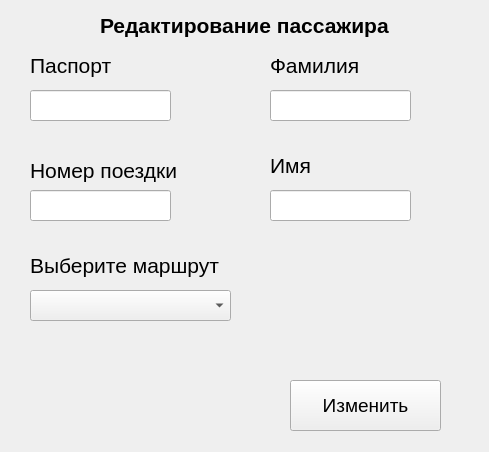
<?xml version="1.0" encoding="UTF-8"?>
<ui version="4.0">
 <class>EditPass</class>
 <widget class="QWidget" name="EditPass">
  <property name="geometry">
   <rect>
    <x>0</x>
    <y>0</y>
    <width>489</width>
    <height>452</height>
   </rect>
  </property>
  <property name="windowTitle">
   <string>Редактирование пассажира</string>
  </property>
  <widget class="QLabel" name="label">
   <property name="geometry">
    <rect>
     <x>100</x>
     <y>10</y>
     <width>321</width>
     <height>31</height>
    </rect>
   </property>
   <property name="font">
    <font>
     <pointsize>16</pointsize>
     <weight>75</weight>
     <bold>true</bold>
    </font>
   </property>
   <property name="text">
    <string>Редактирование пассажира</string>
   </property>
  </widget>
  <widget class="QLabel" name="label_2">
   <property name="geometry">
    <rect>
     <x>30</x>
     <y>50</y>
     <width>131</width>
     <height>31</height>
    </rect>
   </property>
   <property name="font">
    <font>
     <pointsize>16</pointsize>
    </font>
   </property>
   <property name="text">
    <string>Паспорт</string>
   </property>
  </widget>
  <widget class="QLabel" name="label_3">
   <property name="geometry">
    <rect>
     <x>270</x>
     <y>50</y>
     <width>121</width>
     <height>31</height>
    </rect>
   </property>
   <property name="font">
    <font>
     <pointsize>16</pointsize>
    </font>
   </property>
   <property name="text">
    <string>Фамилия</string>
   </property>
  </widget>
  <widget class="QLabel" name="label_4">
   <property name="geometry">
    <rect>
     <x>30</x>
     <y>150</y>
     <width>181</width>
     <height>41</height>
    </rect>
   </property>
   <property name="font">
    <font>
     <pointsize>16</pointsize>
    </font>
   </property>
   <property name="text">
    <string>Номер поездки</string>
   </property>
  </widget>
  <widget class="QLabel" name="label_5">
   <property name="geometry">
    <rect>
     <x>270</x>
     <y>150</y>
     <width>91</width>
     <height>31</height>
    </rect>
   </property>
   <property name="font">
    <font>
     <pointsize>16</pointsize>
    </font>
   </property>
   <property name="text">
    <string>Имя</string>
   </property>
  </widget>
  <widget class="QLabel" name="label_6">
   <property name="geometry">
    <rect>
     <x>30</x>
     <y>240</y>
     <width>201</width>
     <height>51</height>
    </rect>
   </property>
   <property name="font">
    <font>
     <pointsize>16</pointsize>
    </font>
   </property>
   <property name="text">
    <string>Выберите маршрут</string>
   </property>
  </widget>
  <widget class="QPushButton" name="pushButton">
   <property name="geometry">
    <rect>
     <x>290</x>
     <y>380</y>
     <width>151</width>
     <height>51</height>
    </rect>
   </property>
   <property name="font">
    <font>
     <pointsize>14</pointsize>
    </font>
   </property>
   <property name="text">
    <string>Изменить</string>
   </property>
  </widget>
  <widget class="QLineEdit" name="lineEdit">
   <property name="geometry">
    <rect>
     <x>30</x>
     <y>90</y>
     <width>141</width>
     <height>31</height>
    </rect>
   </property>
   <property name="font">
    <font>
     <pointsize>12</pointsize>
    </font>
   </property>
  </widget>
  <widget class="QLineEdit" name="lineEdit_2">
   <property name="geometry">
    <rect>
     <x>270</x>
     <y>90</y>
     <width>141</width>
     <height>31</height>
    </rect>
   </property>
   <property name="font">
    <font>
     <pointsize>12</pointsize>
    </font>
   </property>
  </widget>
  <widget class="QLineEdit" name="lineEdit_3">
   <property name="geometry">
    <rect>
     <x>270</x>
     <y>190</y>
     <width>141</width>
     <height>31</height>
    </rect>
   </property>
   <property name="font">
    <font>
     <pointsize>12</pointsize>
    </font>
   </property>
  </widget>
  <widget class="QLineEdit" name="lineEdit_4">
   <property name="geometry">
    <rect>
     <x>30</x>
     <y>190</y>
     <width>141</width>
     <height>31</height>
    </rect>
   </property>
   <property name="font">
    <font>
     <pointsize>12</pointsize>
    </font>
   </property>
  </widget>
  <widget class="QComboBox" name="comboBox">
   <property name="geometry">
    <rect>
     <x>30</x>
     <y>290</y>
     <width>201</width>
     <height>31</height>
    </rect>
   </property>
   <property name="font">
    <font>
     <pointsize>12</pointsize>
    </font>
   </property>
  </widget>
 </widget>
 <resources/>
 <connections/>
</ui>
